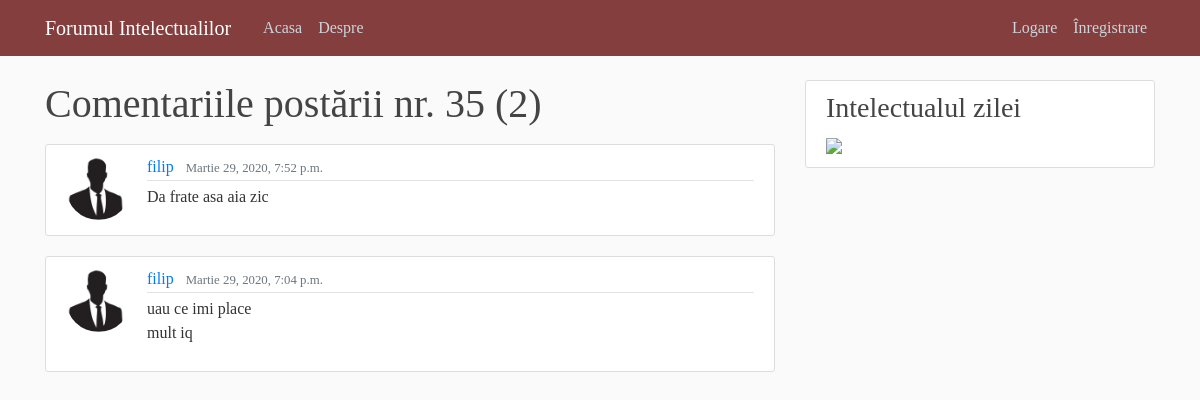
Page /post/35/comments on the committed database.
### blog/models.py (models this page shows, shortened)
class Comment(models.Model):
    content = models.TextField()
    date_posted = models.DateTimeField(default=timezone.now)
    post = models.ForeignKey(Post, on_delete=models.CASCADE)
    author = models.ForeignKey(User, on_delete=models.CASCADE)

### users/models.py (models this page shows, shortened)
class Profile(models.Model):
    user = models.OneToOneField(User, on_delete=models.CASCADE)
    image = models.ImageField(default='default.jpg', upload_to='profile_pics')

### blog/views.py (the view)
# urls.py: path('post/<int:pk>/comments', PostCommentListView.as_view(), name='user-posts'),
class PostCommentListView(ListView):
    model = Comment
    template_name = 'blog/post_comments.html'  # <app>/<model>_<viewtype>.html
    context_object_name = 'comments'
    paginate_by = 5
    def get_queryset(self):
        thispost = get_object_or_404(Post, id=self.kwargs.get('pk'))
        return Comment.objects.filter(post=thispost).order_by('-date_posted')

### blog/templates/blog/post_comments.html (shortened to what this page needs)
{% extends "blog/base.html" %}
{% load i18n %}
{% block content %}
    <h1 class="mb-3">Comentariile postării nr. {{ view.kwargs.pk }} ({{ page_obj.paginator.count }})</h1>
    {% for comment in comments %}
        <article class="media content-section">
          <img class="rounded-circle article-img" src="{{ comment.author.profile.image.url }}">
          <div class="media-body">
            <div class="article-metadata">
              <a class="mr-2" href="{% url 'user-posts' comment.author.username %}">{{ comment.author }}</a>
              <small class="text-muted">
                  {% language 'ro' %}
                    {{ comment.date_posted }}
                  {% endlanguage %}</small>
            </div>
            <p class="article-content">{{ comment.content }}</p>
          </div>
        </article>
    {% endfor %}
{% endblock content %}

### blog/static/blog/main.css (style rules this page uses)
html * { font-family: "Palatino Linotype", "Book Antiqua", Palatino, serif !important; }
body { background: #fafafa; color: #333333; margin-top: 5rem; }
h1, h2, h3, h4, h5, h6 { color: #444444; }
.content-section { background: #ffffff; padding: 10px 20px; border: 1px solid #dddddd; border-radius: 3px; margin-bottom: 20px; }
.article-content { white-space: pre-line; }
.article-img { height: 65px; width: 65px; margin-right: 16px; }
.article-metadata { padding-bottom: 1px; margin-bottom: 4px; border-bottom: 1px solid #e3e3e3 }

### rows in the picture
Comment: author.profile.image (placeholder picture), author "filip", date_posted "Martie 29, 2020, 7:52 p.m.", content "Da frate asa aia zic"
Comment: author.profile.image (placeholder picture), author "filip", date_posted "Martie 29, 2020, 7:04 p.m.", content "uau ce imi place mult iq"

### other values in the picture
{{ view.kwargs.pk }} "35"
{{ page_obj.paginator.count }} "2"
